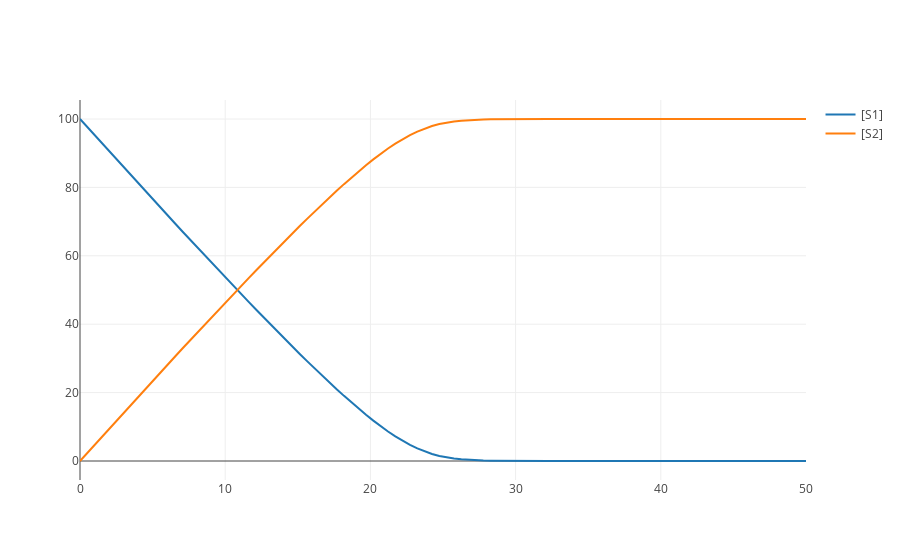

Source (notebook cell):
### Code cell
model = """
model test
    compartment C1;
    C1 = 1.0;
    species S1, S2;
    S1 = 100; S2= 0;
    J1: S1 -> S2; (k2*Etot*S1)/(((k2 + k1)/k1)+S1);
    k1 = 0.1; k2 = 0.5; 
    Etot = 10;
    end
    """
r = te.loada(model)
r.simulate(0, 50, 100)
r.plot()
